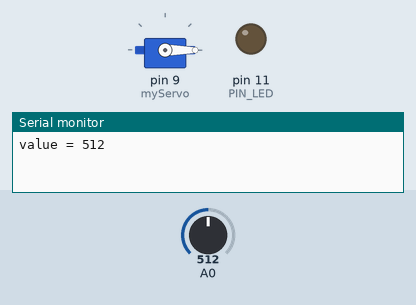
The sketch below on a simulated Arduino Uno, built with avr-gcc and run on an emulated ATmega328P. On the bench: servo, output pins drawn as LEDs (lit = HIGH), the last lines printed to the serial monitor. The test bench sets the inputs (shaded band); at power-on: A0 = 512.

Above: at 0.05 s.
At 1.8 s:
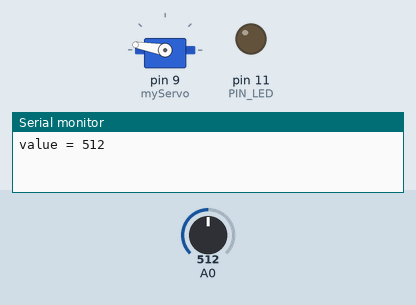
At 3.6 s:
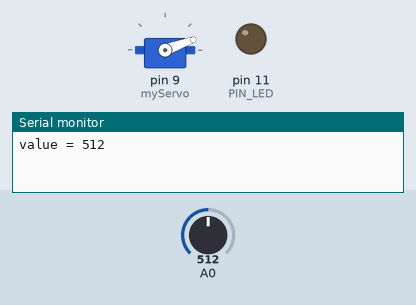
At 7.35 s:
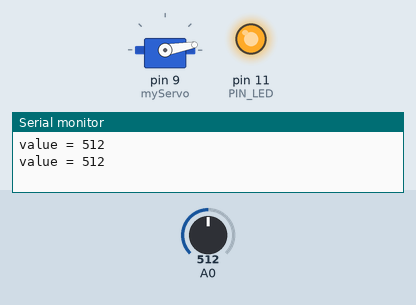
Timing chart, 0 to 9.6 s (numbered marks = the images above):
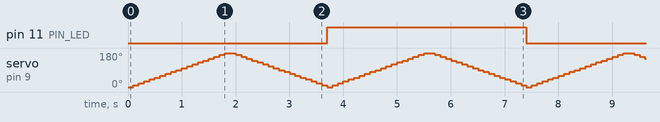

The sketch:

_2Opdracht4Oefening.ino
```cpp
#include <Servo.h>

#define PIN_LED 11

#define STEP_FORWARD 10
#define STEP_BACK -10

Servo myServo;

int ledState = LOW;
long ledChangeTime = 0L;

int servoState = STEP_FORWARD;
int servoPos = 0;
long servoStepTime = 0L;

void setup() {
  Serial.begin(9600);
  myServo.attach(9);

  pinMode(PIN_LED, OUTPUT);
  pinMode(A0, INPUT);
}

void loop() {
 int value = analogRead(A0);
 Serial.print("value = ");
 Serial.println(value);

 long currentTimeMS = millis();
 if (currentTimeMS - ledChangeTime > 500){
  if (ledState == LOW) {
    ledState = HIGH;
  } else {
    ledState = LOW;
  }
  digitalWrite(PIN_LED, ledState);
  ledChangeTime = currentTimeMS;
 }

 if (currentTimeMS - servoStepTime > 100) {
  myServo.write(servoPos);
  servoStepTime = currentTimeMS;
  if (servoState == STEP_FORWARD) {
    servoPos += 10;
  } else {
    servoPos -=10;
  }

  if (servoPos > 180) {
    servoPos = 180;
    servoState = STEP_BACK;
  } else if (servoPos < 0) {
    servoPos = 0;
    servoState = STEP_FORWARD;
  }
 }

 for (int pos = 0; pos <= 180; pos+=10) {
  myServo.write(pos);
  delay(100);
 }

 for (int pos = 180; pos > 0; pos-=10) {
  myServo.write(pos);
  delay(100);
 }
}
```

Measured:
- by itself, pin 11 (PIN_LED): alternates HIGH for 3.7 s and LOW for 3.7 s
